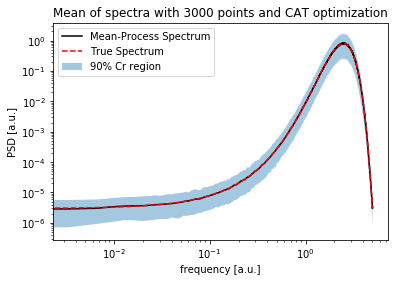
#> input picture paper/Images/CAT/CATmeanN3000.png, 394 x 282 px; its folder holds only this picture in this run
$ python -i memspectrum.py   (imports and definitions only)   (older library calls are emulated)
#> lines starting #> are read from the running program, lines starting #| are printed output that depends on the picture
"""
Core module of `memspectrum`. Implements class :class:`MESA`, which computes the spectrum of a given time-series using the Burg algorithm, plus some helpers.
"""

import sys
import numpy as np
import warnings
# [1 line not run here, left out]
from scipy.signal import correlate, convolve

#############DEBUG LINE PROFILING
try:
	from line_profiler import LineProfiler

	# [14 lines left out: function do_profile, not called in this run]
except:
	pass

#pip install line_profiler
#add decorator @do_profile(follow=[]) before any function you need to track

#################

class loss_function:

	# [278 lines left out: functions __init__, __call__, _set_data, _FPE, _MDL, _AIC and 6 more, not called in this run]

class MESA(object):
	"""
	Class the implement the reproduces the Maximum Entropy Spectrum of a given time-series.
	"""
	def __init__(self, filename = None, *args, **kwargs):
		"""
		Class that implements Burg method to estimate power spectral densitiy of
		time series.

		Parameters
		----------
		filename: str
			Name of file from which the model is loaded.
			If `None`, the model is not initialized
		"""
		self.P = None
		self.a_k = None #If a_k and P are None, the model is not already fitted
		self.N = None
		self.mu = None
		self.optimization = None
		if isinstance(filename,str):
			self.load(filename)

	# [546 lines left out: functions save, load, save_spectrum, _spectrum, spectrum, compute_autocorrelation and 10 more, not called in this run]

	@property
	def p(self):
		return self.a_k.size - 1

	# [176 lines left out: functions forecast, generate_noise, entropy_rate, logL, not called in this run]

	def whiten(self, data, trim = None, zero_phase = False):
		"""
		Whiten the data by convolving with the autoregressive coeffiecients ``a_k``

		Parameters
		----------
		data: :class:`~numpy:numpy.ndarray`
			Stretch of data to whiten

		trim: int
			Number of points to remove at the begining and at the end of the stretch of data to remove edge effects. If `None`, trim is set to be equal to the autoregressive order.

		Returns
		-------
		white_data: :class:`~numpy:numpy.ndarray`
			Stretch of (trimmed) whitened data

		"""
		if zero_phase is False:
			white_data = convolve(data, self.a_k, mode = 'same')/np.sqrt(self.P)
		else:
 			c = np.correlate(self.a_k, self.a_k, 'full')
 			c /= c.max()
 			white_data = np.convolve(c, data, 'full')/np.sqrt(self.P)
		if trim is None: trim = self.get_p()
		if trim: white_data = white_data[trim:-trim]
		return white_data

>>> import cv2
>>> picture = cv2.imread('../paper/Images/CAT/CATmeanN3000.png', cv2.IMREAD_GRAYSCALE)
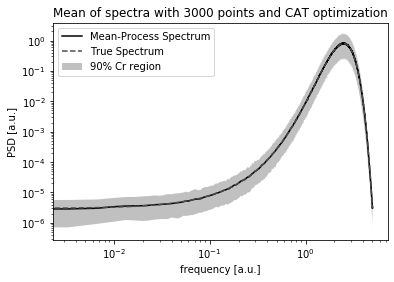
#> picture: shape (282, 394); min 0, max 255, mean 241.8
>>> result = MESA().whiten(picture)
#> (the run stopped early here; a loop or call above may not have finished)
